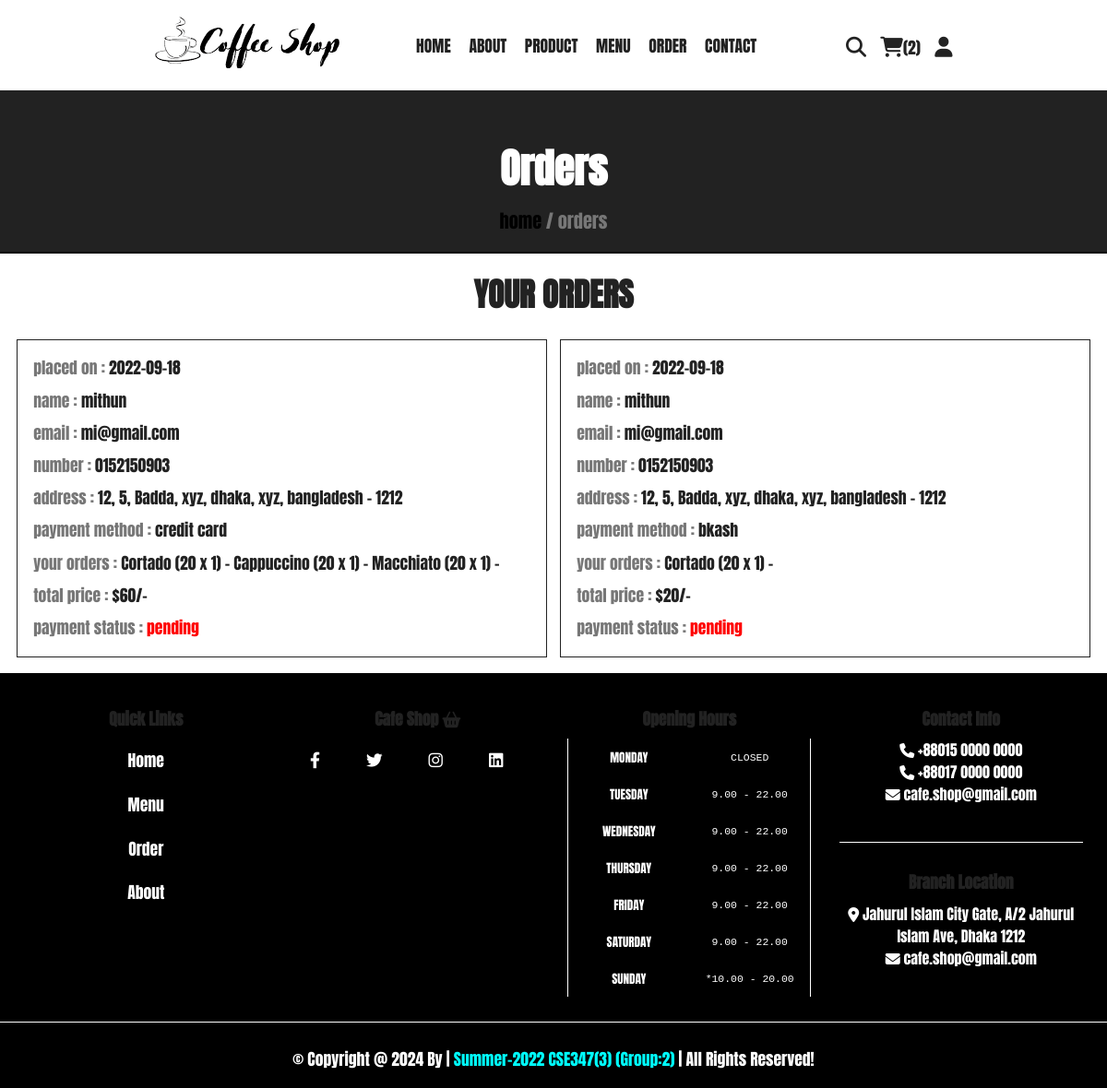
Screenshot of /orders.php (signed in) with the database file from the repository.
### tables this page shows
CREATE TABLE `orders` (
  `id` int(100) NOT NULL,
  `user_id` int(100) NOT NULL,
  `name` varchar(20) NOT NULL,
  `number` varchar(10) NOT NULL,
  `email` varchar(50) NOT NULL,
  `method` varchar(50) NOT NULL,
  `address` varchar(500) NOT NULL,
  `total_products` varchar(1000) NOT NULL,
  `total_price` int(100) NOT NULL,
  `placed_on` date NOT NULL DEFAULT current_timestamp(),
  `payment_status` varchar(20) NOT NULL DEFAULT 'pending'
);

### orders.php (the view, shortened to what this page needs)
<?php
include 'components/connect.php';
if (isset($_SESSION['user_id'])) {
   $user_id = $_SESSION['user_id'];
} else {
   $user_id = '';
   header('location:home.php');
};
?>
<!DOCTYPE html>
<html lang="en">
<head>
   <link rel="stylesheet" href="https://cdnjs.cloudflare.com/ajax/libs/font-awesome/6.1.1/css/all.min.css">
   <link rel="stylesheet" href="css/style.css">
</head>
<body>
   <?php include 'components/user_header.php'; ?>
   <div class="heading">
      <h3>orders</h3>
      <p><a href="html.php">home</a> <span> / orders</span></p>
   </div>
   <section class="orders">
      <h1 class="title">your orders</h1>
      <div class="box-container">
         <?php
         if ($user_id == '') {
            echo '<p class="empty">please login to see your orders</p>';
         } else {
            $select_orders = $conn->prepare("SELECT * FROM `orders` WHERE user_id = ?");
            $select_orders->execute([$user_id]);
            if ($select_orders->rowCount() > 0) {
               while ($fetch_orders = $select_orders->fetch(PDO::FETCH_ASSOC)) {
         ?>
                  <div class="box">
                     <p>placed on : <span><?= $fetch_orders['placed_on']; ?></span></p>
                     <p>name : <span><?= $fetch_orders['name']; ?></span></p>
                     <p>email : <span><?= $fetch_orders['email']; ?></span></p>
                     <p>number : <span><?= $fetch_orders['number']; ?></span></p>
                     <p>address : <span><?= $fetch_orders['address']; ?></span></p>
                     <p>payment method : <span><?= $fetch_orders['method']; ?></span></p>
                     <p>your orders : <span><?= $fetch_orders['total_products']; ?></span></p>
                     <p>total price : <span>$<?= $fetch_orders['total_price']; ?>/-</span></p>
                     <p> payment status : <span style="color:<?php if ($fetch_orders['payment_status'] == 'pending') {
                                                                  echo 'red';
                                                               } else {
                                                                  echo 'green';
                                                               }; ?>"><?= $fetch_orders['payment_status']; ?></span> </p>
                  </div>
         <?php
               }
            } else {
               echo '<p class="empty">no orders placed yet!</p>';
            }
         }
         ?>
      </div>
   </section>
   <?php include 'components/footer.php'; ?>
</body>
</html>

### css/style.css (style rules this page uses)
:root { --yellow: black; --red: #e74c3c; --white: #fff; --black: #222; --light-color: #777; --border: .2rem solid var(--black); }
* { margin: 0; padding: 0; box-sizing: border-box; outline: none; border: none; text-decoration: none; }
html { font-size: 62.5%; overflow-x: hidden; scroll-behavior: smooth; stop-opacity: 7rem; font-family: 'Anton', sans-serif; }
section { margin: 0 auto; max-width: 1200px; padding: 2rem; }
.title { text-align: center; margin-bottom: 2.5rem; font-size: 4rem; color: var(--black); text-transform: uppercase; text-underline-offset: 1rem; }
.heading { display: flex; text-align: center; gap: 1rem; flex-flow: column; padding-top: 50px; background-color: var(--black); min-height: 20rem; border-bottom: 2px solid black; z-index: inherit; }
.heading h3 { font-size: 5rem; color: var(--white); text-transform: capitalize; }
.heading p { font-size: 2.3rem; color: var(--light-color); }
.heading p a { color: var(--yellow); }
.orders .box-container { display: flex; flex-wrap: wrap; gap: 1.5rem; align-items: flex-start; }
.orders .box-container .box { padding: 1rem 2rem; border: var(--border); flex: 1 1 40rem; }
.orders .box-container .box p { line-height: 1.5; margin: 1rem 0; font-size: 2rem; color: var(--light-color); }
.orders .box-container .box p span { color: var(--black); }
@media (max-width:1284px) { html { font-size: 55%; } }

### rows the page displays
orders: placed_on "2022-09-18", name "mithun", email "mi@gmail.com", number "0152150903", address "12, 5, Badda, xyz, dhaka, xyz, bangladesh - 1212", method "credit card", total_products "Cortado (20 x 1) - Cappuccino (20 x 1) - Macchiato (20 x 1) -", total_price "60", payment_status "pending"
orders: placed_on "2022-09-18", name "mithun", email "mi@gmail.com", number "0152150903", address "12, 5, Badda, xyz, dhaka, xyz, bangladesh - 1212", method "bkash", total_products "Cortado (20 x 1) -", total_price "20", payment_status "pending"

### other values shown
$total_cart_items "2"
